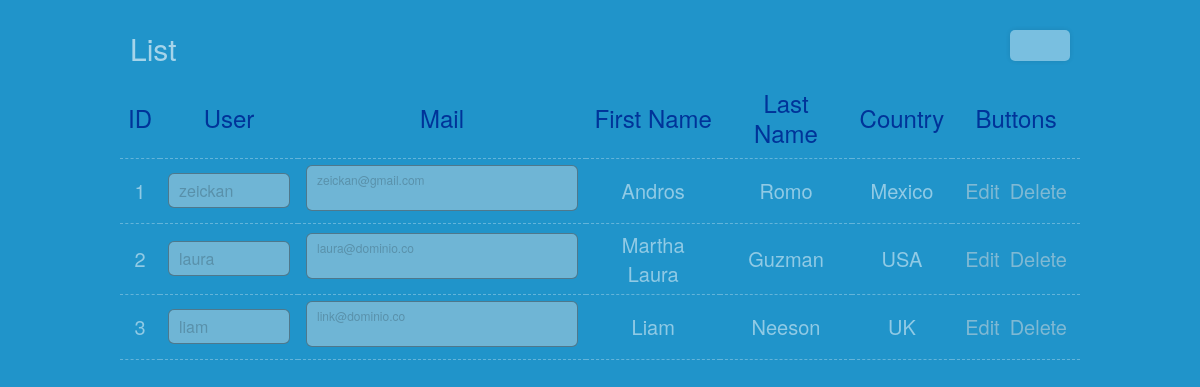
The page / on the database its author committed.
### tables this page shows
CREATE TABLE `user_auth` (
	`id` int(11) NOT NULL AUTO_INCREMENT,
	`username` varchar(100) DEFAULT NULL,
	`passwd` varchar(150) DEFAULT NULL,
	`email` varchar(200) DEFAULT NULL,
	PRIMARY KEY (`id`)
);

CREATE TABLE `user_profile` (
	`id` int(6) NOT NULL AUTO_INCREMENT,
	`parent_id` int(6) DEFAULT NULL,
	`first_name` varchar(50) DEFAULT NULL,
	`last_name` varchar(50) DEFAULT NULL,
	`country` varchar(50) DEFAULT NULL,
	PRIMARY KEY (`id`)
);

### mysql.func.php (called while the page is built, shortened)
<?php
class db_pdo {
	function db_pdo(){
		$this->connetion = array( "host" => DBHOST , "name" => DBNAME, "user" => DBUSER, "pass" => DBPASS );
		$this->consult = array();
	}
	function connect_db(){
		$db = $this->connetion;
		$pdo = new PDO('mysql:host='.$db[host].';dbname='.$db[name],
								  $db[user],
								  $db[pass]
					   );
		return $pdo;
	}
	function add_consult( $consult, $exec = NULL ){
		$this->consult[] = array($consult,$exec);
	}
	function unset_consult(){
		$this->consult = array();
	}
	function removenumber($array){
		if($array){
			for($i = 0; $i <= count($array); $i++ ){
				unset($array[$i]);
			}
		}
		return $array;
	}
	function query(){
		$pdo = self::connect_db();
		$response = array();
		while( list($l,$v) = each($this->consult) ){
			$query = $pdo->prepare($v[0]);
			$query->execute( $v[1] );
			while($row = $query->fetch()) $response[$l][] = self::removenumber($row);
		}
		return $response;
	}
	function numRows($array = NULL){
		if( is_null($array) ){
			$pdo = self::connect_db();
			$response = array();
			while( list($l,$v) = each($this->consult) ){
				$query = $pdo->prepare($v[0]);
				$query->execute( $v[1] );
				$response[$l][] = $query->rowCount();
			}
		} else {
			$response = count($array);
		}
		return $response;
	}
}

### lunaDataGrid.class.php (the view, shortened to what this page needs)
<?php
include_once 'mysql.func.php';
class lunaDataGrid {
    var $ajax;
    var $table;
    var $order;
    var $pagination;
    var $max;
    var $checkbox;
    var $colData;
    var $colName;
    function __construct($table, $where = null , $order = null, $colData=array('*'), $colName=array('*'), $ajax = false, $pagination = false, $html=true, $max = 10, $colRelationship = null , $editableField = null, $checkbox = null,$privateKey='id') {
        $this->table = $table;
        $this->where = $where;
        $this->order = $order;
        $this->colData = $colData;
        $this->colName = $colName;
        $this->ajax = $ajax;
        $this->pagination = $pagination;
        $this->max = $max;
        $this->buttons = array();
        $this->relTable = array();
        $this->colRelationship = $colRelationship;
        $this->editableField = $editableField;
        $this->checkbox = $checkbox;
        $this->pk = $privateKey;
    }
    function setButton($name , $action ) {
        $this->buttons[] = array( 'name' => $name, 'action' => $action );
    }
    protected function data() {
        $db = new db_pdo;
        if( !is_null($this->order) ){
            $order = " ORDER BY ".$this->order;
        }
        if( $this->pagination ){
            $db->add_consult("SELECT ".join(',',$this->colData)." FROM ".$this->table." ".$where);
            $num = $db->numRows();
            $total = $num[0][0];
            $pages = ceil($total/$this->max);
            if( $_POST['pag'] >= 1 ){
                $pag = (int) ($_POST['pag'])?($_POST['pag']-1):0;
                $this->pag  = (int) (isset($_POST['pag']))?$_POST['pag']:'1';
            } else {
                $pag = (int) ($_GET['pag'])?($_GET['pag']-1):0;
            }
            $def = (int) ($pag >= 1)?($pag*$this->max):'0';
            $db->unset_consult();
            $limit = "LIMIT {$def},{$this->max}";
        }
        $consult = "SELECT ".join(',',$this->colData)." FROM ".$this->table." {$where} {$order} {$limit}";
        $db->add_consult($consult);
        $sql = $db->query();
        if( $sql[0] ){
            return $sql[0];
        } else {
            return array();
        }
    }
    public function build(){
        $this->data = $this->data();
        $html = '<table class="lunaGrid">';
        if( !$this->ajax ):
            $form = '<form action="?" method="post" enctype="form-data/multipart">';
            $form.= '<input type="text" class="lunaFinder">';
            $form.= '</form>';
        else:
            $form = '<input type="text" class="lunaFinder">';
        endif;
        $html.= ($this->title)?'<caption>'.$form.''.$this->title.'</caption>':'';
        $html.= '<thead><tr>';
        if( $this->colName ):
            foreach($this->colName as $row){
                $html.= "<th>$row</th>";
            }
        endif;
        $html.= '</tr></thead>';
            while( list($k,$v) = each($this->data) ):
                $html.= '<tr>';
                foreach($v as $raw => $row){
                    if( is_string($this->relTable[$raw]) ):
                        $html.= "<td>".$this->tableSelect($this->relTable[$raw],$v[$this->pk])."</td>";
                    elseif( $this->editableField[$raw] ):
                        switch($this->editableField[$raw]){
                            case "input":
                                $html.= '<td><input name="'.$raw.'['.$v[$this->pk].']" type="text" value="'.$row.'" ></td>';
                            break;
                            case "textarea":
                                $html.= '<td><textarea name="'.$raw.'['.$v[$this->pk].']">'.$row.'</textarea></td>';
                            break;
                        }
                    else:
                        $html.= "<td>$row</td>";
                    endif;
                }
                if( count($this->buttons) >= 1){
                    $html.='<td class="buttons">';
                        foreach( $this->buttons as $acc ):
                            $accion = preg_replace("@\%([a-z0-9]+)\%@e", '$v["$1"]', $acc["action"]);
                            $html.='<a href="'.$accion.'">'.$acc["name"].'</a>';
                        endforeach;
                    $html.='</td>';
                }
                $html.= '</tr>';
            endwhile;
        if( $this->pagination ){
            $i = ($this->checkbox)?1:0;
            $html.= '<tfoot>';
            $html.= '<tr><td class="pagination" colspan="'.(count($this->colName)+$i).'">'.$this->pagination().'</td></tr>';
            $html.= '</tfoot>';
        }
        $html.= '</table>';
        return $html;
    }
}

### index.php (shortened to what this page needs)
<?php
require_once 'lunaDataGrid.class.php';
$grid = new lunaDataGrid("user_auth INNER JOIN user_profile ON user_auth.id = user_profile.parent_id");
$grid->title = "List";
$grid->colName = array("ID","User","Mail","First Name","Last Name","Country","Buttons");
$grid->colData = array('user_auth.id', 'user_auth.username', 'user_auth.email', 'user_profile.first_name', 'user_profile.last_name', 'user_profile.country');
$grid->order = "id ASC";
$grid->pagination = true;
$grid->max = 10;
$grid->editableField = array( "username" => "input" ,"email" => "textarea" );
$grid->setButton("Edit","edit.php?id=%id%");
$grid->setButton("Delete","del.php?id=%id%");
$table = $grid->build();
?>
<!DOCTYPE html>
<html lang="en">
<head>
    <link type="text/css" rel="stylesheet" href="css/stylesheet.css">
</head>
<body>
<div><?=$table ?></div>
</body>
</html>

### css/stylesheet.css (style rules this page uses)
body { background: #2094ca; font: 300 24px/29px "Helvetica Neue", sans-serif; -webkit-font-smoothing: antialiased; }
.lunaGrid { font-size: 20px; width: 960px; border-collapse: collapse; text-align: left; margin: 20px auto; }
.lunaGrid caption { padding:10px; text-align: left; color: rgba(255,255,255,0.6); font-size: 150%; line-height: 125%; font-weight: 300; }
.lunaGrid .lunaFinder { float: right; background: rgba(255,255,255,0.4); border:0px solid #000; padding: 5px; width:50px; outline: none; font: 300 13px "Helvetica Neue", sans-serif; -webkit-font-smoothing: antialiased; font-size: 15px; color: white; box-shadow: 0px 0px 5px rgba(0,0,0,0.1); border-radius: 5px; -webkit-transition: all 0.5s linear; -moz-transition: all 0.5s linear; -o-transition: all 0.5s linear; -ms-transition: all 0.5s linear; -webkit-transition: all 0.5s linear; }
.lunaGrid thead tr th { color: #039; font-size: 120%; line-height: 125%; font-weight: 300; padding: 10px 8px; text-align: center; border-bottom: 1px dashed rgba(255,255,255,0.3); }
.lunaGrid tbody tr td { border-bottom: 1px dashed rgba(255,255,255,0.3); color: rgba(255,255,255,0.5); padding: 6px 8px; text-align: center; -webkit-transition: all 0.5s linear; -moz-transition: all 0.5s linear; -o-transition: all 0.5s linear; -ms-transition: all 0.5s linear; -webkit-transition: all 0.5s linear; }
.lunaGrid tbody tr td.buttons a { color: rgba(222,222,222,0.5); text-decoration: none; padding: 0px 5px; }
.lunaGrid tbody tr td input[type="text"] { background: rgba(230,230,230,0.4); border: 1px solid rgba(30,30,30,.4); color:rgba(0,0,0,0.2); padding: 5px 10px; font-family: "Helvetica Neue", sans-serif; font-size: 0.8em; -webkit-font-smoothing: antialiased; width: 100px; -webkit-transition: all 0.3s linear; -moz-transition: all 0.3s linear; -o-transition: all 0.3s linear; -ms-transition: all 0.3s linear; -webkit-transition: all 0.3s linear; -webkit-border-radius: 6px; -moz-border-radius: 6px; border-radius: 6px; }
.lunaGrid tbody tr td textarea { background: rgba(230,230,230,0.4); border: 1px solid rgba(30,30,30,.4); color:rgba(0,0,0,0.2); padding: 5px 10px; font-family: "Helvetica Neue", sans-serif; font-size: 12px; -webkit-font-smoothing: antialiased; width: 250px; resize: none; -webkit-border-radius: 6px; -moz-border-radius: 6px; border-radius: 6px; }
.lunaGrid tfoot tr td { padding: 10px; }
.lunaGrid tfoot tr td.pagination { text-align: right; }

### rows shown on the page
user_auth: id "1", username "zeickan", id+email "zeickan@gmail.com"
user_profile: first_name "Andros", last_name "Romo", country "Mexico"
user_auth: id "2", username "laura", id+email "laura@dominio.co"
user_profile: first_name "Martha Laura", last_name "Guzman", country "USA"
user_auth: id "3", username "liam", id+email "link@dominio.co"
user_profile: first_name "Liam", last_name "Neeson", country "UK"

### other values the page prints
$this->title "List"
$row "ID"
$row "User"
$row "Mail"
$row "First Name"
$row "Last Name"
$row "Country"
$row "Buttons"
$acc["name"] "Edit"
$acc["name"] "Delete"
